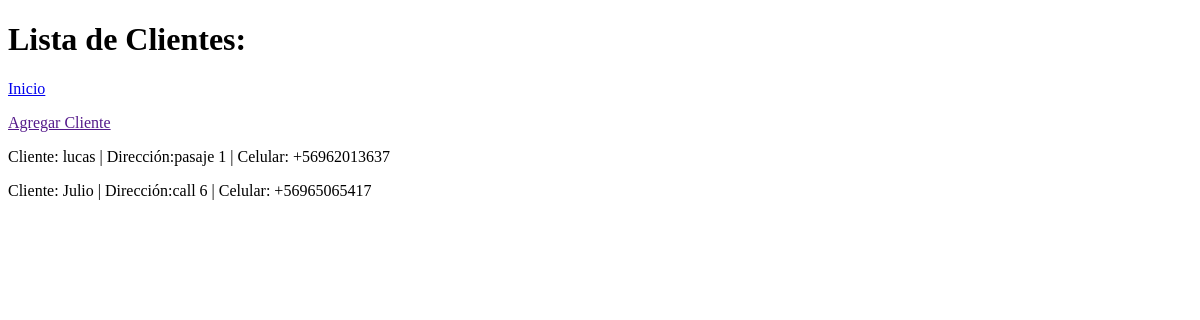
/clientes/, run on an earlier commit of the app's database.
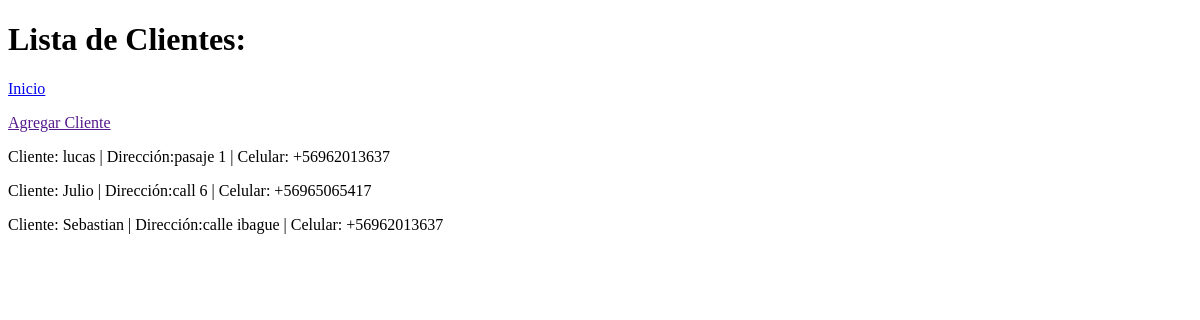
And on a later commit of the database.
### Cliente/models.py (models this page shows)
class Cliente(models.Model):
	nombre = models.CharField(max_length = 200)
	direccion = models.CharField(max_length = 200)
	telefono = models.CharField(max_length = 12, blank = True, null = True)
	celular = models.CharField(max_length = 12)
	email = models.EmailField(max_length = 100)

### Cliente/views.py (the view)
# urls.py: url(r'^', views.ClienteList.as_view(),name='lista'),
class ClienteList(ListView):
	model = Cliente

### templates/Cliente/cliente_list.html (shortened to what this page needs)
{% extends 'base.html' %}
{% block titulo %}
	<h1>Lista de Clientes:</h1>
{% endblock %}
{% block contenido %}
	<p><a href="{% url 'inicio' %}">Inicio</a></p>
	<p><a href="">Agregar Cliente</a></p>
	{% for cliente in object_list %}
		<p>Cliente: {{cliente.nombre}}    |   Dirección:{{cliente.direccion}}    |	Celular: {{cliente.celular}}</p>
	{% endfor %}
{% endblock %}

What changed in the data, as far as the page shows it:
added Cliente: nombre "Sebastian", direccion "calle ibague", celular "+56962013637"
